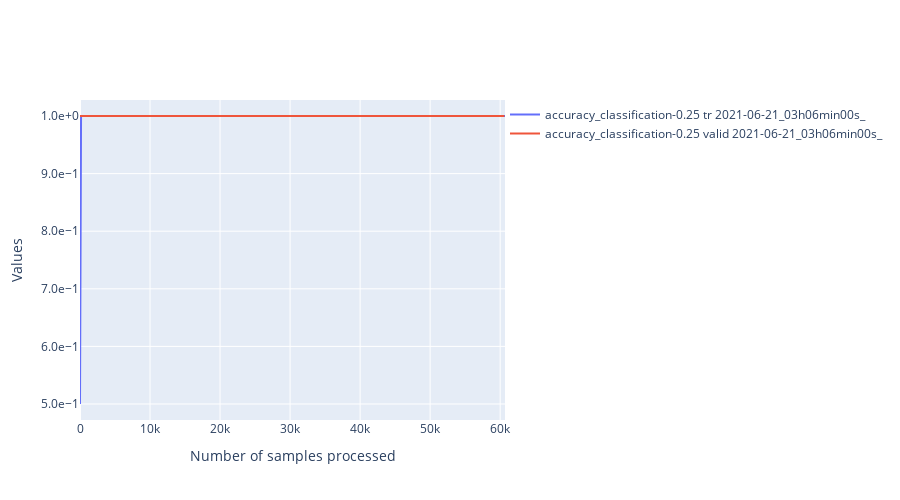

The notebook cell saved with this chart:
### Code cell
import ipywidgets as widgets
class PersoToggleButton(widgets.ToggleButton):
    def __init__(self,name=None,*args,**kargs):
        super(PersoToggleButton, self).__init__(*args,**kargs)
        self.name = name

compute_width = lambda value:f"{max(len(str(value)) * 12, 60) + 20}px"
list_vertical_widgets = []
dico_changing_widgets_metadata = {}
list_changing_widgets_metrics = []
list_changing_widgets_tr_valid = []
# Widgets for the metadata ------------------------------------------------------------------
label_metadata_filter = "Metadata"
llocalvertwidgets = []
dico_changing_widgets_reorganized = {"metadata":{},"metrics":{},"mode":{}}
for metadata_name in df.columns:

    if metadata_name == "folder_id":
        continue
    possible_values = df[metadata_name].unique()
    label = widgets.Label(metadata_name)
    dico_changing_widgets_reorganized["metadata"][metadata_name] = {str(value):PersoToggleButton(
        value=True,
        description=str(value),
        disabled=False,
        button_style='', # 'success', 'info', 'warning', 'danger' or ''
        tooltip='',
        icon='check',
        layout = widgets.Layout(width = compute_width(value), margin='0px 0px 0px 0px'),
        name="metadata|"+metadata_name
    ) for value in possible_values}

    possibilities = list(dico_changing_widgets_reorganized["metadata"][metadata_name].values())
    dico_changing_widgets_metadata[metadata_name] = possibilities
    box = widgets.HBox(layout=widgets.Layout(width='100%',display='inline-flex',flex_flow='row wrap'),width='100%')
    box.overflow_x = 'auto'
    box.children = [label]+possibilities
    llocalvertwidgets.append(box)

box = widgets.VBox(width='100%')
box.children = llocalvertwidgets
list_vertical_widgets.append(box)
# Widgets to select metrics ---------------------------------------------------------------
label_metrics_filter = "Metrics"
dico_changing_widgets_reorganized["metrics"] = {str(metric_name):PersoToggleButton(
        value=True,
        description=metric_name,
        disabled=False,
        button_style='', # 'success', 'info', 'warning', 'danger' or ''
        tooltip='',
        icon='check',
        layout = widgets.Layout(width = compute_width(metric_name), margin='0px 0px 0px 0px'),
        name="metrics"
    )
    for metric_name in available_metrics}
possibilities = list(dico_changing_widgets_reorganized["metrics"].values())
list_changing_widgets_metrics = possibilities
box = widgets.HBox(layout=widgets.Layout(width='100%',display='inline-flex',flex_flow='row wrap'),width='100%')
box.overflow_x = 'auto'
box.children = possibilities
list_vertical_widgets.append(box)

# widgets to select tr or valid ----------------------------------------------------------
label_tr_valid_filter = "Mode_of_training"
possibilities = [PersoToggleButton(
        value=True,
        description=mode,
        disabled=False,
        button_style='', # 'success', 'info', 'warning', 'danger' or ''
        tooltip='',
        icon='check',
        layout = widgets.Layout(width = compute_width(mode), margin='0px 0px 0px 0px'),
        name="mode"
    )
    for mode in ["tr","valid"]]
list_changing_widgets_tr_valid = possibilities
box = widgets.HBox(layout=widgets.Layout(width='100%',display='inline-flex',flex_flow='row wrap'),width='100%')
box.overflow_x = 'auto'
box.children = possibilities
list_vertical_widgets.append(box)

titles = ["Metadata", "Metrics","Mode_of_training"]
l = []
for item,title in zip(list_vertical_widgets,titles):
    accordion = widgets.Accordion(children=[item],titles=(title,))
    accordion.set_title(0,title)
    accordion.selected_index = 0
    l.append(accordion)
# widget for moving average
moving_average = widgets.IntText(
    value=100,
    description='mean_window',
    disabled=False
)
# widget to toggle log scale for the y axis
y_log_scale = widgets.ToggleButton(
        value=True,
        description="logy",
        disabled=False,
        button_style='', # 'success', 'info', 'warning', 'danger' or ''
        tooltip='',
        icon='check',
        layout = widgets.Layout(width = compute_width("logy"), margin='0px 0px 0px 0px')
    )

global_box = widgets.VBox(l+[moving_average,y_log_scale])

# Handlers --------------------------------------------------------------------------------------
from IPython.display import display,clear_output
import plotly.graph_objects as go
import main.src.analysis.tools as tls
def filter_metadata():
    global states
    global query
    # Extract informations from widgets to build a query for the dataframe
    list_sub_requests_1 = []
    for metadata_name,dico_metadata in states["metadata"].items():
        list_sub_requests_2 = []
        for name,state in dico_metadata.items():
            if state is True:
                type_data = type(df[metadata_name][0])
                if type_data is str:
                    name = f"\"{name}\""
                list_sub_requests_2.append(f"({metadata_name} == {name})")
        if len(list_sub_requests_2) > 0:
            poss = r" or ".join(list_sub_requests_2)
            list_sub_requests_1.append(f"({poss})")
    filtered_dataframe = df
    if len(list_sub_requests_1) > 0:
        query = r" or ".join(list_sub_requests_1)
        print(query)
        # Apply the query to the dataframe
        filtered_dataframe = df.query(query)
    list_runs = filtered_dataframe["folder_id"].unique()
    return list_runs,filtered_dataframe
def filter_metrics(runs):
    global states
    new_dico = {}
    for f,dico in dico_metrics.items():
        if f not in runs:
            continue
        new_dico[f] = {}
        for metric_name,list_values in dico.items():
            if states["metrics"][metric_name] is True:
                new_dico[f][metric_name] = list_values
    return new_dico
def actualize_available_possibilities(dico_vals,filtered_dataframe):
    global states, dico_changing_widgets_metadata
    for column in filtered_dataframe.columns[1:]:
        values_available = filtered_dataframe[column].unique()
        for value in df[column].unique():
            w = dico_changing_widgets_reorganized["metadata"][column][str(value)]
            if value not in values_available:
                w.disabled = True
            else:
                w.disabled = False
def plot(dico_vals,filtered_dataframe):
    global states
    import numpy as np
    list_scatters = []
    import matplotlib.pyplot as plt
    plt.clf()
    for run,dico_metrics in dico_vals.items():
        line_dataframe = filtered_dataframe[filtered_dataframe["folder_id"] == run]
        batch_size_tr = line_dataframe["tr_batch_size"].values[0]
        batch_size_valid = line_dataframe["valid_batch_size"].values[0]
        for metric_name,metric_values in dico_metrics.items():
            if metric_name == "loss":
                metric_name = "loss_"+filtered_dataframe[filtered_dataframe["folder_id"] == run]["loss"].values[0]
                access_name = "_loss"
            else:
                access_name = "_values"
            global states
            for mode,state in states["mode"].items():
                if state is False:
                    continue
                batch_size = batch_size_tr if mode == "tr" else batch_size_valid
                window = int(moving_average.value/batch_size)
                if "loss" in metric_name:
                    access_name1 = "attr_"+mode+access_name
                else:
                    access_name1 = mode + access_name
                v = np.array(tls.moving_mean(np.array(metric_values[access_name1]),window=window))
                x = np.arange(0,v.shape[0]) * batch_size
                x = pd.Series(x)
                v = pd.Series(v)
                graph = go.Scatter(x=x,y=v,mode='lines',name=f"{metric_name} {mode} {run}",
                                   hovertemplate='Sample n°: %{x}'+f'<br>{metric_name} {mode}<br>{run}:'+' %{y}')
                list_scatters.append(graph)
    fig = go.Figure(
        data=list_scatters,
        layout=go.Layout(
            title=go.layout.Title(text=""),
            xaxis_title="Number of samples processed",
            yaxis_title="Values",
            legend=dict(
                orientation="h",
                y=1,
                x=1
            ),
            yaxis={'tickformat':'.1e',},
            width=900,
            height = 500
        ),
    )
    if states["others"]["logy"] is True:
        fig.update_yaxes(type="log")
    clear_output()
    display(global_box)
    fig.show()
states = {"others":{"mean_window":moving_average.value,"logy":False},
          "mode":{"tr":False,"valid":False},
          "metrics":{k:False for k in available_metrics},
          "metadata":{k:{
              str(k1):False for k1 in df[k].unique()
          } for k in df.columns}
          }
def handler(v):
    print(v)
    global query
    if v["name"] == "disabled":
        return
    global states
    try:
        name = "others"
        try:
            name = v["owner"].name
        except:
            pass
        name = name.split("|")
        print(name)
        try:
            new_val = not(v["new"]["value"])
        except:
            new_val = not(v["new"])
    except Exception as e:
        print(e)
        print(v)
        return
    print(v,name)
    if len(name) == 2:
        states[name[0]][name[1]][v["owner"].description] = not(states[name[0]][name[1]][v["owner"].description])
    else:
        states[name[0]][v["owner"].description] = not(states[name[0]][v["owner"].description])
    runs,filtered_dataframe = filter_metadata()
    dico_vals = filter_metrics(runs)
    plot(dico_vals,filtered_dataframe)
    actualize_available_possibilities(dico_vals,filtered_dataframe)
    print(states["mode"])

for name,liste_w in dico_changing_widgets_metadata.items():
    for w in liste_w:
        w.observe(handler)
for w in list_changing_widgets_metrics:
    w.observe(handler)
list_changing_widgets_metrics[-1].value = True
for w in list_changing_widgets_tr_valid:
    w.observe(handler)
for w in [moving_average,y_log_scale]:
    w.observe(handler)
global_box

### Figure 1 — Plotly figure (JSON) as saved in the notebook; plotly's stock layout.template omitted (floating-point values rounded to 4 significant figures; data arrays with more than 128 entries replaced by an {"elided": "..."} marker saying what was removed)
{"data": [{"hovertemplate": "Sample n°: %{x}<br>accuracy_classification-0.25 tr<br>2021-06-21_03h06min00s_: %{y}", "mode": "lines", "name": "accuracy_classification-0.25 tr 2021-06-21_03h06min00s_", "type": "scatter", "x": {"elided": "6070 int values"}, "y": {"elided": "6070 float values"}}, {"hovertemplate": "Sample n°: %{x}<br>accuracy_classification-0.25 valid<br>2021-06-21_03h06min00s_: %{y}", "mode": "lines", "name": "accuracy_classification-0.25 valid 2021-06-21_03h06min00s_", "type": "scatter", "x": {"elided": "607 int values"}, "y": {"elided": "607 float values"}}], "layout": {"height": 500, "legend": {"orientation": "h", "x": 1, "y": 1}, "title": {"text": ""}, "width": 900, "xaxis": {"title": {"text": "Number of samples processed"}}, "yaxis": {"tickformat": ".1e", "title": {"text": "Values"}}}}
